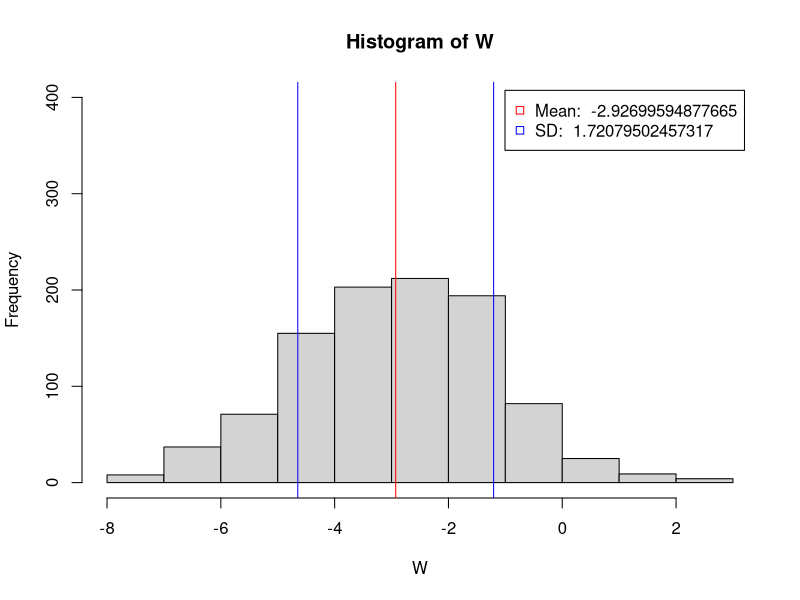
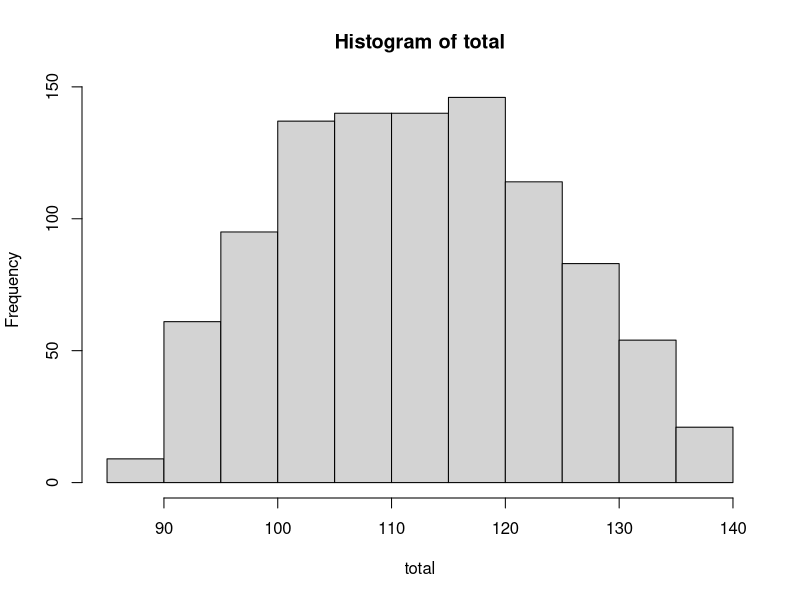
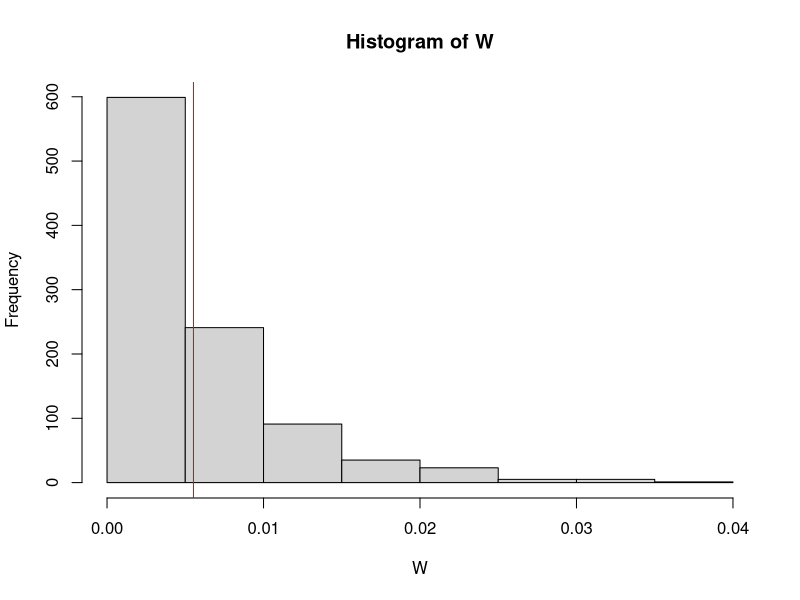
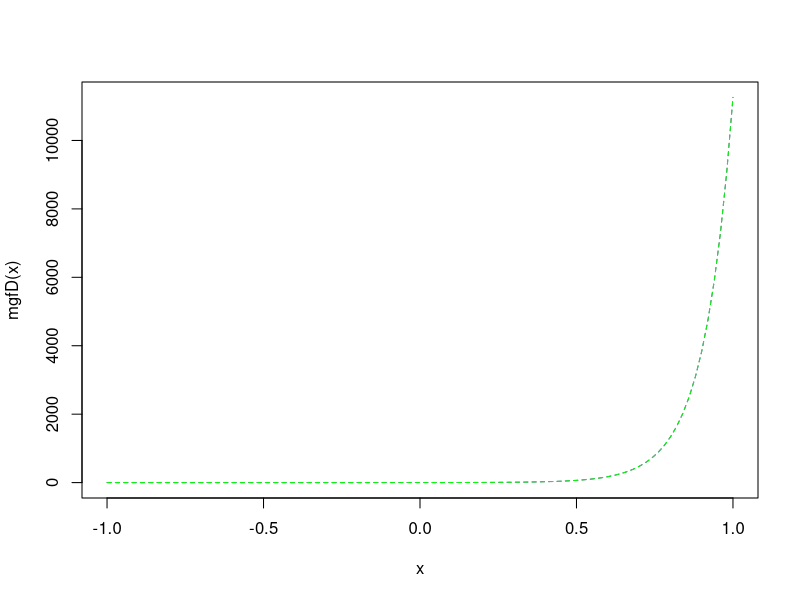

These charts were generated, in order, by the following R code:
# Ryan Ballenger
# Math 156

#####
# 1.

# exact
pbinom(230,800,0.286) - pbinom(219, 800, 0.286) 
# 0.3208302

mean = .286 * 800

# variance = p*(1-p)*n
sd = sqrt(.286 * (1-.286) * 800)

# CLT with continuity correction
pnorm(230.5, mean, sd) - pnorm(219.5, mean, sd) 
#0.3194833

# Comparison: The CLT approximation is a good estimate of and very to close 
# to the exact value of the probability. The approximation gives .319 while the 
# the exact value is .320 which shows the approximation is very good. 





#####
# 2. 
# mean: 7 - 10 = -3, var: 3^2/9 + 5^2/12 = 3.083    sd: 1.755942
# Therefore, N(-3, 3.083)

#b
W <- numeric(1000)
for (i in 1:1000)
{
	x <- rnorm(9, 7, 3)
	y <- rnorm(12, 10, 5)
	W[i] <- mean(x) - mean(y)
}

hist(W, ylim=c(0,400))
abline(v=mean(W), col="red")
abline(v=mean(W) - sqrt(var(W)), col="blue")
abline(v=mean(W) + sqrt(var(W)), col="blue")
mean = paste("Mean: ", mean(W))
variance = paste("SD: ", sqrt(var(W)))
legend("topright", legend=c(mean, variance), pch = 0, inset = .02, col=c("red", "blue"))

# Check: Yes, the mean and standard deviation are very close to the 
# expected values. The mean -2.986 is almost the same as expected -3.0 
# and the standard deviation 1.754 is near the expected value of 1.756.

#c
mean(W< -1.5) #.80357
# exact 
pnorm(-1.5, -3, 1.755942) # 0.8035146

# Check: Yes, the probability of W < -1.5 is very near the expected value of .8035146.


#####
# 3.

# a.
expVal = (60+40)/2 + (80+45)/2; expVal # 112.5
varVal = (60-40)^2/12 + (80-45)^2/12; varVal  # 135.4167

# b.
X <- runif(1000, 40, 60)
Y <- runif(1000, 45, 80)

total <- X + Y
hist(total)
mean(total) # 112.9501
var(total) # 135.401

# The graph of the distribution is as expected, with a mean of approx. 112.5 and a 
# standard deviation near 135.4167. It appears to have normal-like curvature with 
# most values occuring in the middle and less so as the x-value moves away from the mean. 

# The mean and the variance are very near the expected values. It's clear from running the 
# test that the mean and variance are aligned with the expected values. They only differ slightly.

#c
mean(total<90) # .019% chance

# It is very unlikly. From the simulation, only .019% of the sums are <= 90 minutes.





#####
# 4.

#a)
# How the theoretical expectation of Xmin was found:

# f(x) = λ * exp(−λ*x)  => pdf for exponential dist.
# F(x) = 1 − exp(−λ*x)  => cdf for exponential dist.
# pdf for Xmin = n(1-F(x))^(n-1) * f(x)    => formula from the textbook
# expected Xmin = integrate(function(x){x*Xmin(x)}, lower=0, upper=Inf)
# 0.0057142860

# I found the pdf of the Xmin with the formula from the textbook, using the expon. dist.'s pdf and cdf. 
# I filled in the n and lambda values and integrated the pdf*x from x=0 to infinity. This is the common
# method for finding the expected value from the pdf.

f = function(x){7* exp(-7*x)}
F = function(x){1 - exp(-7*x) }
Xmin = function(x){25*(1-F(x))^(25-1)*f(x)}
integrate(function(x){x*Xmin(x)}, lower=0, upper=Inf)
# 0.005714286

#b. 
W <- numeric(1000)
for (i in 1:1000)
{
	W[i] = min(rexp(25, 7))
}
hist(W)
mean(W)
abline(v=mean(W), col="red")

# The simulated value is 0.005763458 which is very close, and almost identical, 
# to the expected value.


#####
# 5.
diceProb = c(1/6, 1/6, 1/6, 1/6, 1/6, 1/6)
diceVals = c(1, 2, 3, 4, 5, 6)

Y <-outer(diceVals,diceVals,"+"); Y
pr <- outer(diceProb, diceProb,"*"); pr

mgf <- function(x, Y, pr)  {
  sum(pr*(exp(x*Y)))
}

mgfD <- Vectorize(function(x) mgf(x, Y, pr))
curve (mgfD, from = -1, to = 1, col = "purple", lty = 2)

#5.b

Y <- matrix(c(1, 2, 3, 4, 5, 6))
pr <- matrix(c(1/6, 1/6, 1/6, 1/6, 1/6, 1/6))

mgfS <- Vectorize(function(x) mgf(x, Y, pr))
square <- function(x){mgfS(x) * mgfS(x)}
curve (square, from = -1, to = 1, col = "green", lty = 2, add=TRUE)





















